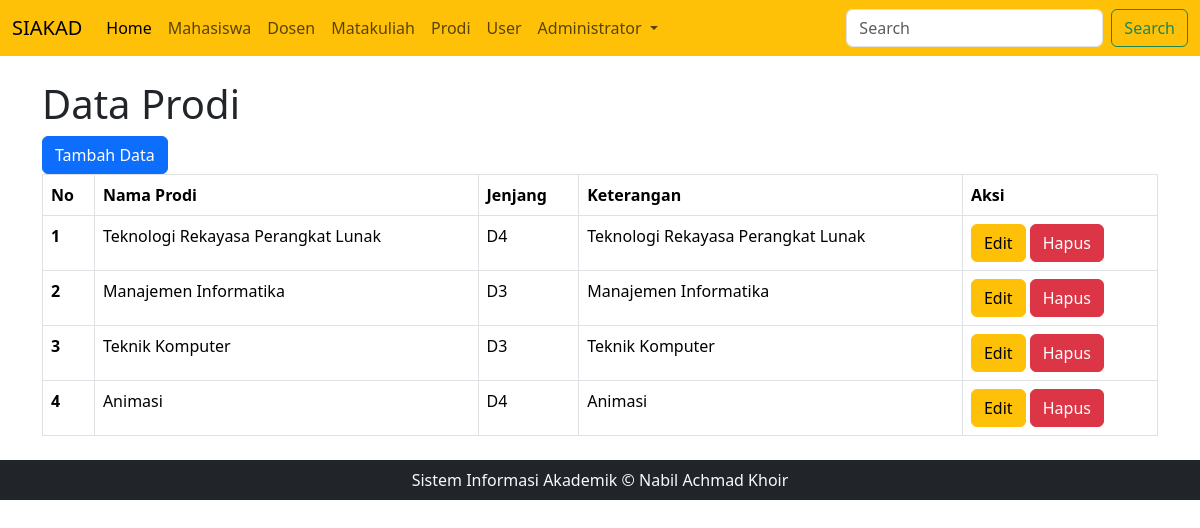
Screenshot of /index.php?page=prodi (signed in) with the database file from the repository.
### tables this page shows
CREATE TABLE `prodi` (
  `id` int(11) NOT NULL,
  `nama_prodi` varchar(50) NOT NULL,
  `jenjang` enum('D2','D3','D4','S1','S2') NOT NULL,
  `keterangan` varchar(64) NOT NULL
);

### prodi.php (the view, shortened to what this page needs)
<?php
require 'koneksi.php';
$aksi = isset($_GET['aksi']) ? $_GET['aksi'] : 'read';
switch ($aksi) {
    case 'read':
?>
        <h1>Data Prodi</h1>
        <a href="index.php?page=prodi&aksi=create" class="btn btn-primary">Tambah Data</a>
        <table class="table table-bordered">
            <thead>
                <tr>
                    <th scope="col">No</th>
                    <th scope="col">Nama Prodi</th>
                    <th scope="col">Jenjang</th>
                    <th scope="col">Keterangan</th>
                    <th scope="col">Aksi</th>
                </tr>
            </thead>
            <tbody>
                <?php
                $queryMhs = mysqli_query($db, "SELECT * FROM prodi");
                $no = 1;
                while ($data = mysqli_fetch_array($queryMhs)) {
                ?>
                    <tr>
                        <th scope="row"><?= $no++ ?></th>
                        <td><?= $data['nama_prodi']  ?></td>
                        <td><?= $data['jenjang'] ?></td>
                        <td><?= $data['keterangan'] ?></td>
                        <td>
                            <a href="index.php?page=prodi&aksi=update&id=<?= $data['id']  ?>" class="btn btn-warning">Edit</a>
                            <?php if($_SESSION['level'] == 'admin'): ?>
                            <a href="proses_prodi.php?proses=hapus&id=<?= $data['id']  ?>" onclick="return confirm('Menghapus Data Ini?')" class="btn btn-danger">Hapus</a>
                            <?php endif ?>
                        </td>
                    </tr>
                <?php } ?>
            </tbody>
        </table>
    <?php
        break;
    ?>
<?php
}
?>

### rows the page displays
prodi: nama_prodi "Teknologi Rekayasa Perangkat Lunak", jenjang "D4", keterangan "Teknologi Rekayasa Perangkat Lunak"
prodi: nama_prodi "Manajemen Informatika", jenjang "D3", keterangan "Manajemen Informatika"
prodi: nama_prodi "Teknik Komputer", jenjang "D3", keterangan "Teknik Komputer"
prodi: nama_prodi "Animasi", jenjang "D4", keterangan "Animasi"

### other values shown
$_SESSION['nama'] "Administrator"
